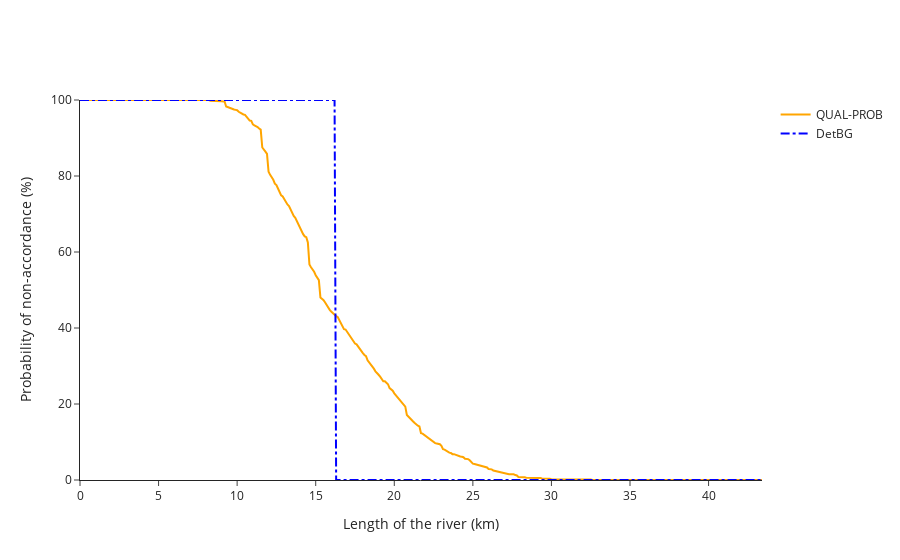

Here is the notebook cell this chart was saved with:
### Code cell
g.plot_accordance()

### Figure 1 — Plotly figure (JSON) as saved in the notebook; plotly's stock layout.template omitted (floating-point values rounded to 4 significant figures; data arrays with more than 128 entries replaced by an {"elided": "..."} marker saying what was removed)
{"data": [{"line": {"color": "Orange"}, "mode": "lines", "name": "QUAL-PROB", "type": "scatter", "x": {"elided": "435 float values"}, "y": {"elided": "435 float values"}}, {"line": {"color": "Blue", "dash": "dashdot"}, "mode": "lines", "name": "DetBG", "type": "scatter", "x": {"elided": "435 float values"}, "y": {"elided": "436 int values"}}], "layout": {"hovermode": "closest", "xaxis": {"range": [0, 43.4], "title": {"text": "Length of the river (km)"}}, "yaxis": {"range": [0, 100], "title": {"text": "Probability of non-accordance (%)"}}}}
